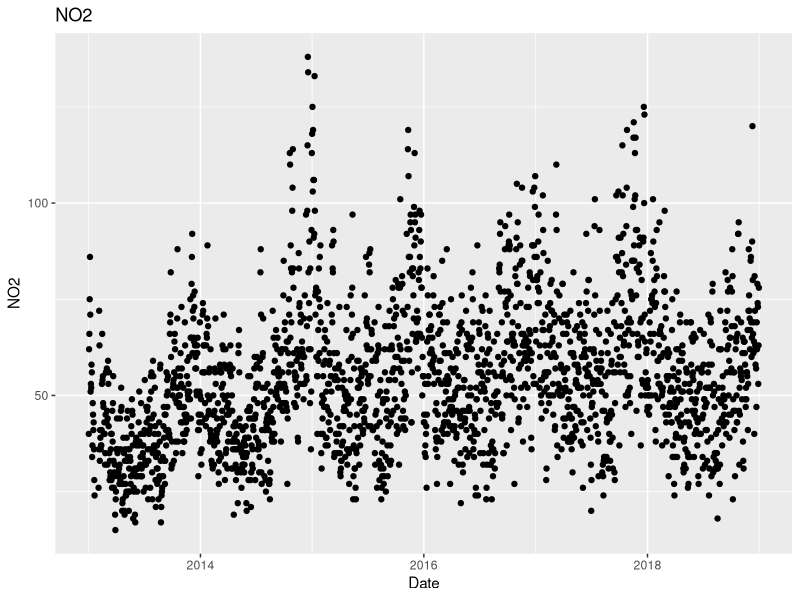
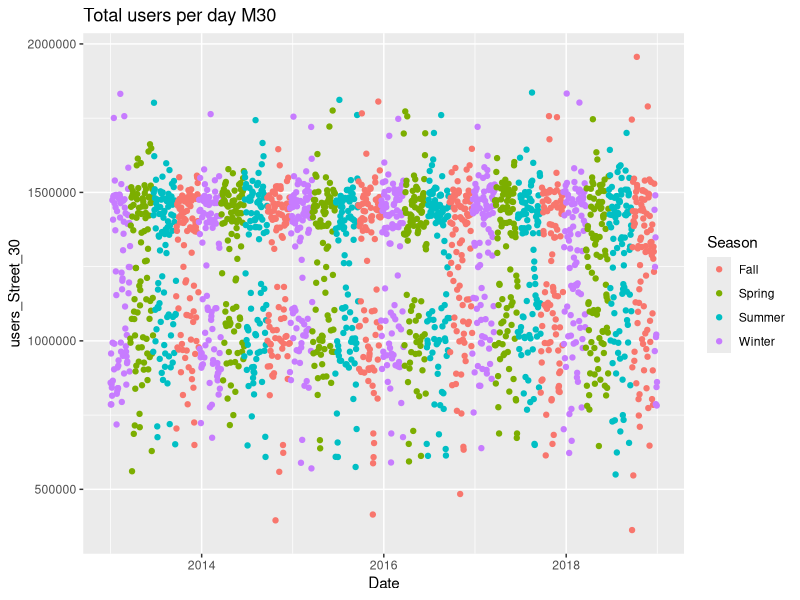
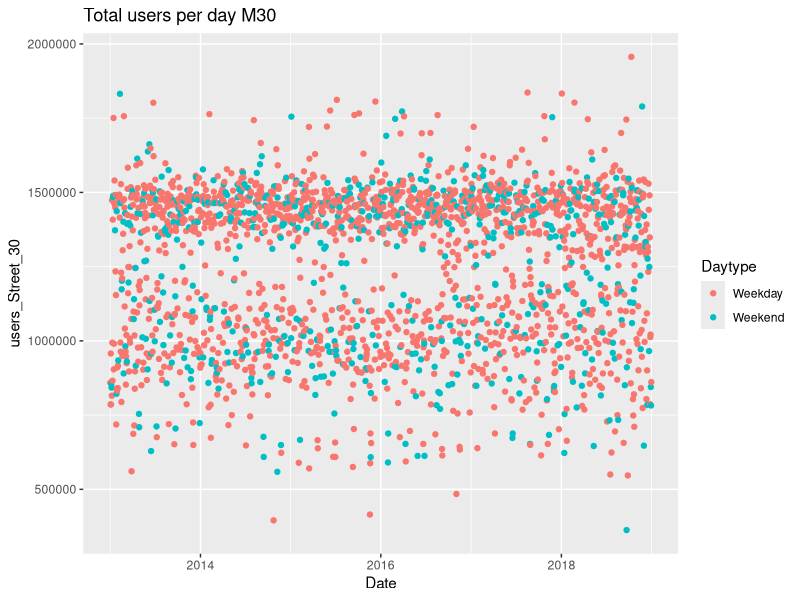
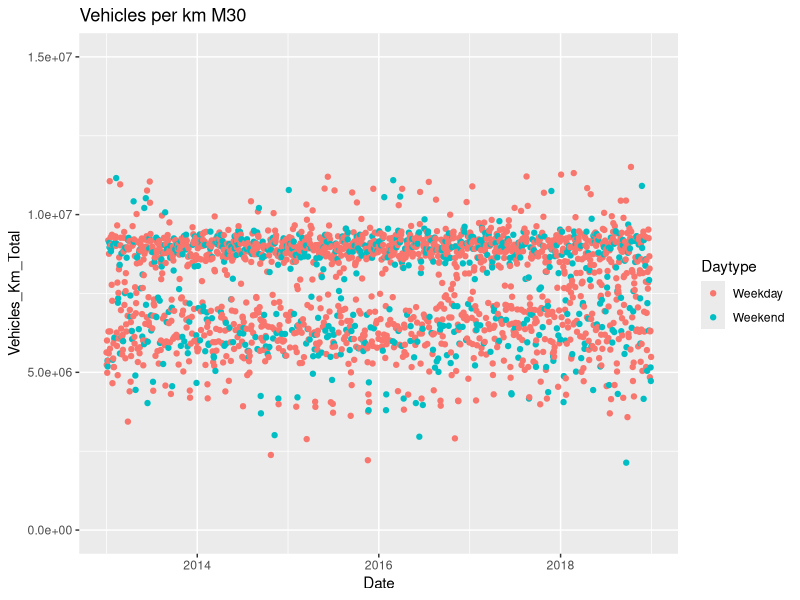
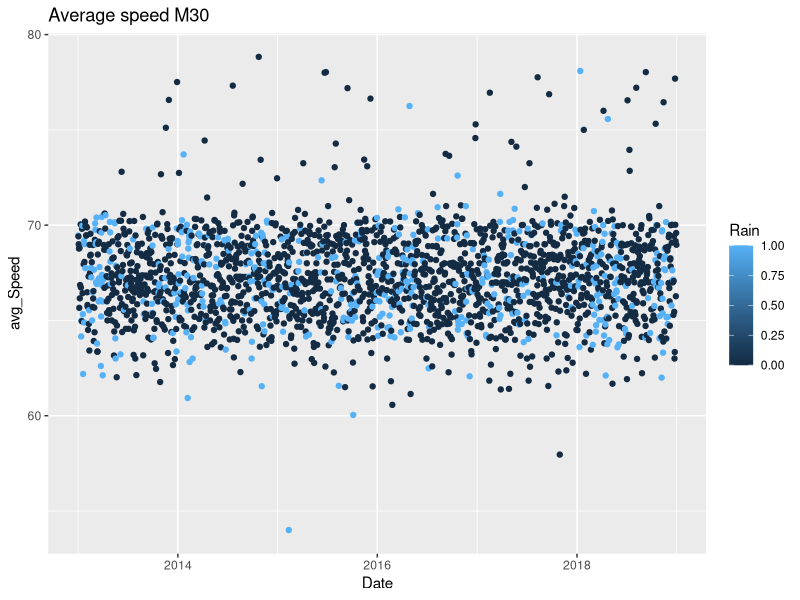
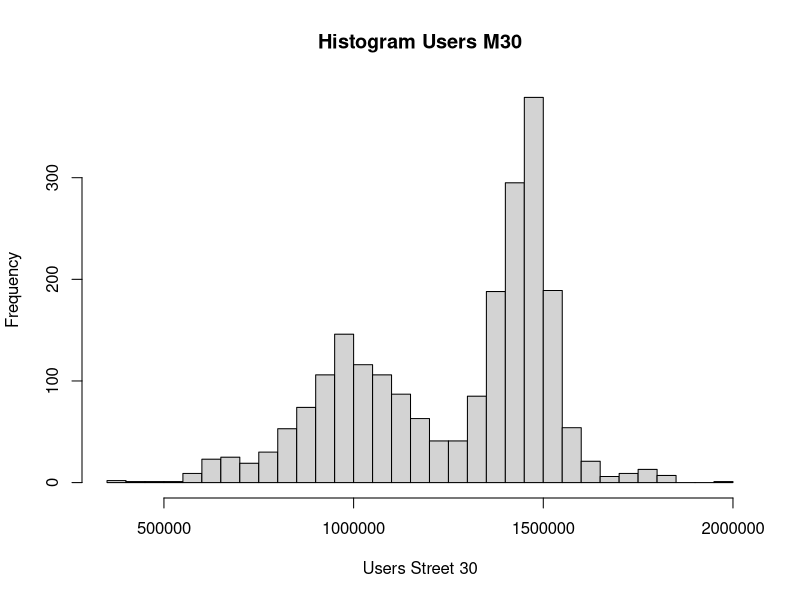

Reproduce these figures in R, in order.
rm(list=ls())


library(tidyverse)
library(XML)
require(XML)
library(writexl)
library("readxl")
library(dplyr)
library(lubridate)



airquality2013_2018 <- read_excel("Cleaned_Airquality2013_2018.xlsx")

AQI2013_2018 <- read_excel("Cleaned_AQI2013_2018.xlsx")

weather <- read_excel("Cleaned_Weather2013-2018_2.xlsx")

traffic <- read_excel("Cleaned_Traffic2013-2018.xlsx")

#Bond everything together

traffic$Date <- NULL
AQI2013_2018$Date <- NULL


Total <- cbind(weather,traffic,AQI2013_2018)

# Add polutants
Total$SO2 <- airquality2013_2018$Value[airquality2013_2018$Magnitude==1]
Total$CO <- airquality2013_2018$Value[airquality2013_2018$Magnitude==6]
Total$NO <- airquality2013_2018$Value[airquality2013_2018$Magnitude==7]
Total$NO2 <- airquality2013_2018$Value[airquality2013_2018$Magnitude==8]
Total$PM2.5 <- airquality2013_2018$Value[airquality2013_2018$Magnitude==9]
Total$PM10 <- airquality2013_2018$Value[airquality2013_2018$Magnitude==10]
Total$NOx <- airquality2013_2018$Value[airquality2013_2018$Magnitude==12]
Total$O3 <- airquality2013_2018$Value[airquality2013_2018$Magnitude==14]
Total$TOL <- airquality2013_2018$Value[airquality2013_2018$Magnitude==20]
Total$BEN <- airquality2013_2018$Value[airquality2013_2018$Magnitude==30]
Total$EBE <- airquality2013_2018$Value[airquality2013_2018$Magnitude==35]




#Write total to excel file
write_xlsx(Total, "Cleaned_Total_2.xlsx")




#plot of NO2
ggplot(data = Total) +
  geom_point(mapping = aes(x = Date, y = NO2)) +
  ggtitle("NO2")


#plot of users M30
ggplot(data = Total) +
  geom_point(mapping = aes(x = Date, y =users_Street_30, color=Season)) +
  # ylim(0,1.5*10^7)+
  ggtitle("Total users per day M30")

#plot of users M30
ggplot(data = Total) +
  geom_point(mapping = aes(x = Date, y =users_Street_30, color=Daytype)) +
  # ylim(0,1.5*10^7)+
  ggtitle("Total users per day M30")




#plot of Vehicles per km M30
ggplot(data = Total) +
  geom_point(mapping = aes(x = Date, y = Vehicles_Km_Total, color=Daytype)) +
  ylim(0,1.5*10^7)+
  ggtitle("Vehicles per km M30")



#plot of avg Speed M30
ggplot(data = Total) +
  geom_point(mapping = aes(x = Date, y = avg_Speed, color=Rain)) +
  # ylim(0,1.5*10^7)+
  ggtitle("Average speed M30")

#Histogram of traffic street 30 2018
hist(Total$users_Street_30,
     xlab="Users Street 30",
     main="Histogram Users M30",
     breaks = 30
)
